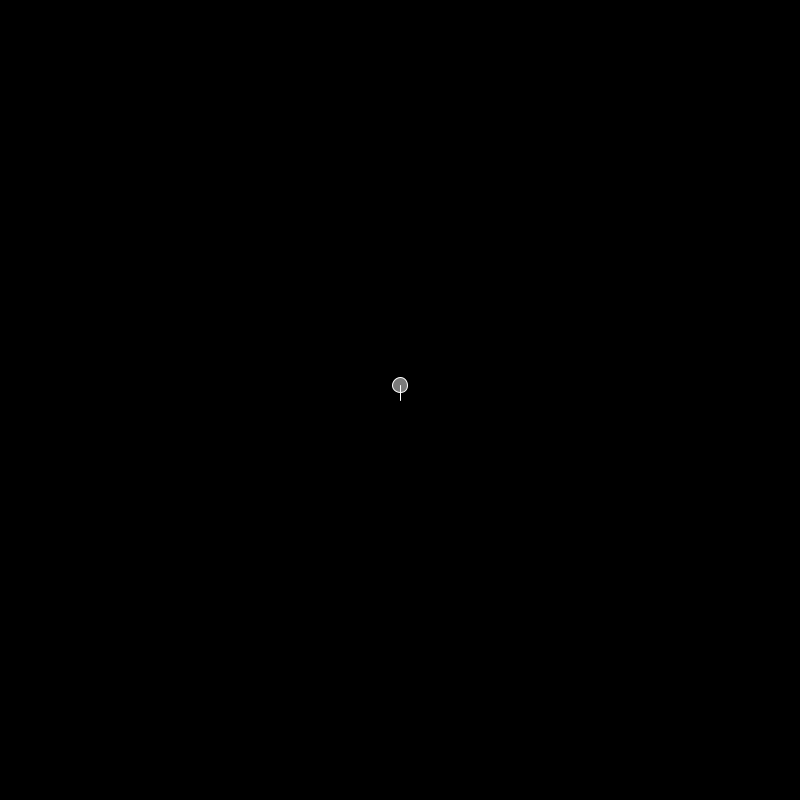
Frame 1 (no input)
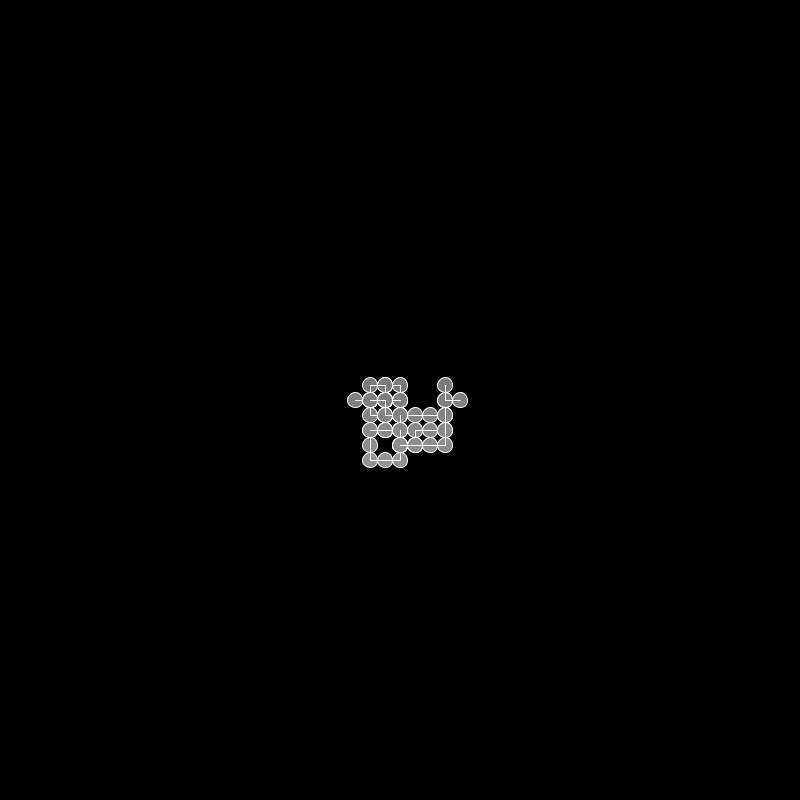
Frame 60 (the mouse pressed at the canvas centre just before this capture)
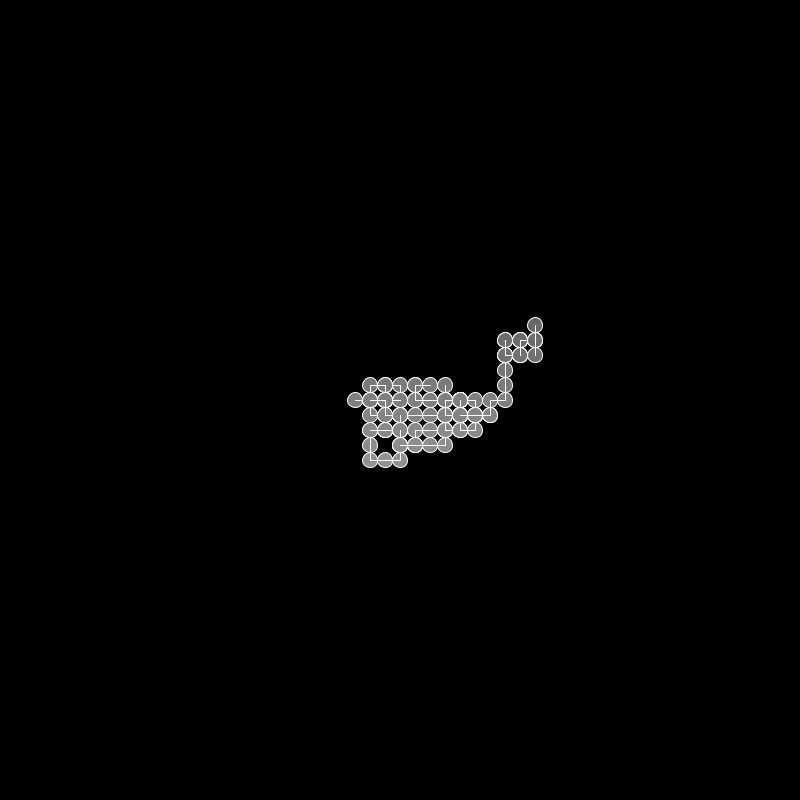
Frame 120 (the mouse held since frame 60 and released just before this capture)

The Processing sketch that drew these frames (run headless with seeded random() and noise(); from frame 60 on, the mouse is pressed at the canvas centre):

// Processing sketch: LSI_023_randomDrawing2
// ── LSI_023_randomDrawing2.pde
float posX=800/2; //position
float posY=800/2;

float posXX=800/2; //previous position
float posYY=800/2;

float move=15; // steps to move

float minX = 2;
float maxX = 4;
float minY = 4;
float maxY = 6;

void setup(){ 
  size(800,800);
  background(0); 
}

void draw(){ 
 
  float randd = random(8);  // Defining probabilities
  if (randd<minX) {posX=posX+move;};
  if (randd>=minX && randd<maxX) {posX=posX-move;};
  if (randd>=minY && randd<maxY) {posY=posY-move;};
  if (randd>=maxY ) {posY=posY+move;};
 
  // Checking limits
 if(posX>width) posX=0;
 if(posX<0) posX=width;
 if(posY>height) posY=0;
 if(posY<0) posY=height;
  
  stroke(255);
 
 fill(map(posY,0,height,0,255));
 ellipse(posX, posY, move,move); 
 //Checking distance. It only draw lines, if distance is close
 if(abs(posXX-posX)<200 && abs(posYY-posY)<200 ) line(posXX, posYY, posX, posY);
 
  
  //updating previous with current position
  posXX=posX;
  posYY=posY;
  
}

void mouseReleased(){
 //background(0);  
 move = random (10,30);
 
 minX=random(0,2);
 maxX=random(minX,4);
 minY=random(maxX, 6);
 maxY=random(minY,8);
 
 println( minX+ " "+maxX+" "+minY+ " "+maxX);
 
 }
